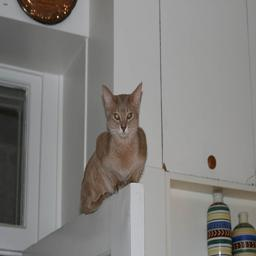
#> input picture Oxford_pets256/Abyssinian/Abyssinian_132.jpg, 256 x 256 px; its folder holds only this picture in this run
$ python xform_v3.py
#> lines starting #> are read from the running program, lines starting #| are printed output that depends on the picture
import pandas as pd
import numpy as np
import cv2
import matplotlib.pyplot as plt
from tqdm import tqdm
import os
from scipy.interpolate import interp2d, RectBivariateSpline
from scipy.ndimage.filters import gaussian_filter
from scipy.spatial.distance import cdist

def transform(img,focus_x, focus_y, mag_rad, mag_d, demag_w):
  # define parameters
  # outlined in observablehq.com
  xform_mat = np.zeros((2,2))
  xform_mat[0,0] = demag_w**2 / 2.
  xform_mat[0,1] = 1 - (demag_w*(mag_d + 1)/(mag_d*demag_w + 1))
  xform_mat[1,0] = demag_w
  xform_mat[1,1] = -1*(mag_d + 1) / (mag_d * demag_w + 1)**2

  bias = np.zeros((2,1))
  bias[0] = 1 - demag_w
  bias[1] = -1

  A = np.matmul(np.linalg.inv(xform_mat),bias)
  xc = 1 - demag_w - (A[0]*(demag_w**2))/2

  # piecewise f function inverse
  f1 = lambda x: (mag_d + 1)*x / ((mag_d * x) + A[1])
  f2 = lambda x: 1 + (1/A[0]) - ((1 / A[0]**2) + (2*(1-x)/A[0]))**0.5
  f_inv1 = lambda x: x - (A[0]*(1-x)**2)/2
  f_inv2 = lambda x: A[1]*x / (mag_d * (1-x) + 1)


  coordinates = []
  # iterate through all i that is in the magnification radius (x-axis)
  for i in range(max(0, int(focus_x-mag_rad)), min(img.shape[0], int(focus_x + mag_rad))):
    # iterate through all j that is in the magnification radius (x-axis)
    for j in range(max(0, int(focus_y-mag_rad)), min(img.shape[1], int(focus_y + mag_rad))):
      # calculate the distance from the center of the magnification
      dist_from_center = ((focus_x - i)**2 + (focus_y - j)**2)**.5
      # if the distance from the center is less than the magnification radius,
      # add the coords
      if dist_from_center < mag_rad:
        #print(i,j)
        coordinates.append((i,j))
  coords = np.array(coordinates)

  #get angle by taking the arctangenct of y / x
  angle = np.arctan2(coords[:,1]-focus_y, coords[:,0] - focus_x)

  # get the element wise distance from the center
  # sqrt((coord_x - center_x)**2 + (coord_y - center_y)**2)
  focus = np.expand_dims(np.array([focus_x, focus_y]), axis = 0)
  norms = np.linalg.norm(coords - focus, axis = 1).flatten() / mag_rad

  # inv_fishey
  # inverse of f given by the piecewise function
  fish_inv = np.zeros_like(norms)
  fish_inv[norms <= xc] = f2(norms[norms <= xc])
  idcs2 = np.logical_and(norms > xc, norms < 1)
  fish_inv[idcs2] = f1(norms[idcs2])

  # get the new positions from spherical (angle and radius)
  new_coords = np.zeros_like(coords)
  # x
  new_coords[:,0] = focus_x + np.cos(angle) * mag_rad * fish_inv
  # y
  new_coords[:,1] = focus_x + np.sin(angle) * mag_rad * fish_inv

  result = np.zeros_like(img)
  # transform the image to the correct spots, using order 2 interpolation
  for i in range(img.shape[2]):
    xform = RectBivariateSpline(np.arange(img.shape[0]), np.arange(img.shape[1]), img[:,:,i], kx=2, ky=2)
    transform = xform(new_coords[:,0].flatten(), new_coords[:,1].flatten(), grid = False)
    result[:,:,i] = img[:,:,i]
    result[coords[:,0], coords[:,1], i] = transform
  return result


if __name__ == "__main__":
  ROOT = "../Oxford_pets256/"
  new_root = "../Oxford_pets256_fishx/"
  #os.mkdir(new_root)
  for fold in os.listdir(ROOT):
    class_root = ROOT + fold + '/'
    new_class_root = new_root + fold + "/"
    #os.mkdir(new_class_root)
    print(fold)
    for f in os.listdir(class_root):

      path = class_root + f
      new_path = new_class_root + f
      img = cv2.imread(path)
#> img is the input picture: shape (256, 256, 3); mean B, G, R 126.8, 129.5, 131.4
      plt.imshow(img)
      plt.show()
      img2 = transform(img,img.shape[0]/2,img.shape[1]/2,min(img.shape[0]//2, img.shape[1]//2),np.random.uniform(1,2),.1)
#> after the loop in transform, `for i in range(img.shape[2]):`:
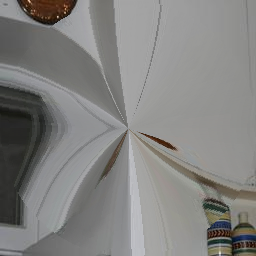
#> result: shape (256, 256, 3); mean B, G, R 128.3, 130.1, 130.6
      plt.imshow(img2)
      plt.show()
      cv2.imwrite(new_path, img2)
#> pass 2 of the loop `for fold in os.listdir(ROOT):`:
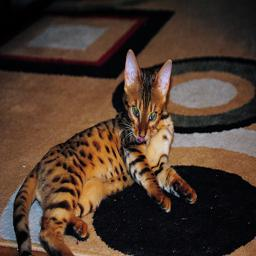
#> input picture Oxford_pets256/Bengal/Bengal_106.jpg, 256 x 256 px
#> img is the input picture: shape (256, 256, 3); mean B, G, R 45.3, 57.4, 76.9
#> after the loop in transform (call 2), `for i in range(img.shape[2]):`:
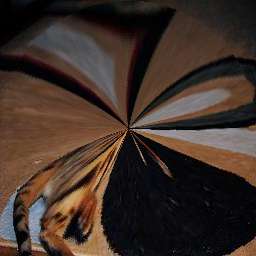
#> result: shape (256, 256, 3); mean B, G, R 40.3, 48.4, 63.5

  img = cv2.imread(path)
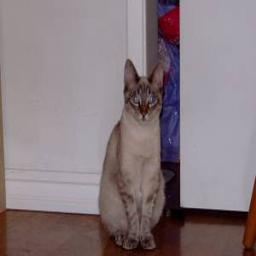
#> input picture Oxford_pets256/Bengal/Bengal_153.jpg, 256 x 256 px
#> img is the input picture: shape (256, 256, 3); mean B, G, R 127.6, 122.8, 135.7
  img2 = transform(img,img.shape[0]/2.,img.shape[1]/2.,min(img.shape[0]//2, img.shape[1]//2),4,.4)
#> call 4 of transform, with focus_x = 128, focus_y = 128, mag_rad = 128, mag_d = 4, demag_w = 0.4
#> after the loop in transform (call 4), `for i in range(img.shape[2]):`:
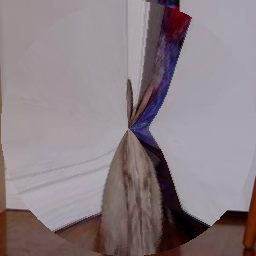
#> result: shape (256, 256, 3); mean B, G, R 133.3, 127.7, 139.2
  plt.figure(1)
  plt.imshow(img2)
  plt.show()
